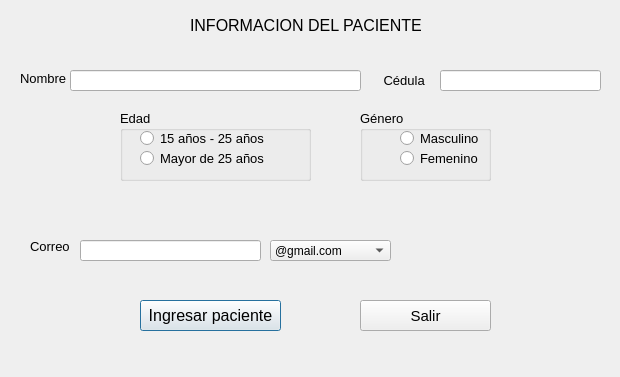
<?xml version="1.0" encoding="UTF-8"?>
<ui version="4.0">
 <class>Dialog</class>
 <widget class="QDialog" name="Dialog">
  <property name="geometry">
   <rect>
    <x>0</x>
    <y>0</y>
    <width>620</width>
    <height>377</height>
   </rect>
  </property>
  <property name="windowTitle">
   <string>Informacion del paciente</string>
  </property>
  <widget class="QLabel" name="label_3">
   <property name="geometry">
    <rect>
     <x>380</x>
     <y>70</y>
     <width>91</width>
     <height>21</height>
    </rect>
   </property>
   <property name="font">
    <font>
     <family>Arial</family>
     <pointsize>10</pointsize>
    </font>
   </property>
   <property name="text">
    <string> Cédula</string>
   </property>
  </widget>
  <widget class="QLineEdit" name="nombre_paciente">
   <property name="geometry">
    <rect>
     <x>70</x>
     <y>70</y>
     <width>291</width>
     <height>21</height>
    </rect>
   </property>
  </widget>
  <widget class="QLabel" name="label_nombre">
   <property name="geometry">
    <rect>
     <x>20</x>
     <y>70</y>
     <width>51</width>
     <height>16</height>
    </rect>
   </property>
   <property name="font">
    <font>
     <family>Arial</family>
     <pointsize>10</pointsize>
    </font>
   </property>
   <property name="text">
    <string>Nombre</string>
   </property>
  </widget>
  <widget class="QLineEdit" name="cedula">
   <property name="geometry">
    <rect>
     <x>440</x>
     <y>70</y>
     <width>161</width>
     <height>21</height>
    </rect>
   </property>
   <property name="font">
    <font>
     <family>Arial</family>
     <pointsize>10</pointsize>
    </font>
   </property>
  </widget>
  <widget class="QLabel" name="label_4">
   <property name="geometry">
    <rect>
     <x>190</x>
     <y>10</y>
     <width>231</width>
     <height>31</height>
    </rect>
   </property>
   <property name="font">
    <font>
     <family>Arial</family>
     <pointsize>12</pointsize>
    </font>
   </property>
   <property name="text">
    <string>INFORMACION DEL PACIENTE</string>
   </property>
  </widget>
  <widget class="QGroupBox" name="genero">
   <property name="geometry">
    <rect>
     <x>360</x>
     <y>110</y>
     <width>131</width>
     <height>71</height>
    </rect>
   </property>
   <property name="font">
    <font>
     <family>Arial</family>
     <pointsize>10</pointsize>
    </font>
   </property>
   <property name="title">
    <string>Género</string>
   </property>
   <widget class="QRadioButton" name="femenino">
    <property name="geometry">
     <rect>
      <x>40</x>
      <y>40</y>
      <width>82</width>
      <height>17</height>
     </rect>
    </property>
    <property name="font">
     <font>
      <family>Arial</family>
      <pointsize>10</pointsize>
     </font>
    </property>
    <property name="text">
     <string>Femenino</string>
    </property>
   </widget>
   <widget class="QRadioButton" name="masculino">
    <property name="geometry">
     <rect>
      <x>40</x>
      <y>20</y>
      <width>82</width>
      <height>17</height>
     </rect>
    </property>
    <property name="font">
     <font>
      <family>Arial</family>
      <pointsize>10</pointsize>
     </font>
    </property>
    <property name="text">
     <string>Masculino</string>
    </property>
    <property name="checked">
     <bool>false</bool>
    </property>
   </widget>
  </widget>
  <widget class="QPushButton" name="ingresar_pa">
   <property name="geometry">
    <rect>
     <x>140</x>
     <y>300</y>
     <width>141</width>
     <height>31</height>
    </rect>
   </property>
   <property name="font">
    <font>
     <family>Arial</family>
     <pointsize>12</pointsize>
    </font>
   </property>
   <property name="text">
    <string>Ingresar paciente</string>
   </property>
  </widget>
  <widget class="QLabel" name="Faltantes">
   <property name="geometry">
    <rect>
     <x>360</x>
     <y>270</y>
     <width>251</width>
     <height>31</height>
    </rect>
   </property>
   <property name="text">
    <string/>
   </property>
  </widget>
  <widget class="QLabel" name="label">
   <property name="geometry">
    <rect>
     <x>30</x>
     <y>240</y>
     <width>47</width>
     <height>13</height>
    </rect>
   </property>
   <property name="font">
    <font>
     <family>Arial</family>
     <pointsize>10</pointsize>
    </font>
   </property>
   <property name="text">
    <string>Correo</string>
   </property>
  </widget>
  <widget class="QPushButton" name="pushButton">
   <property name="geometry">
    <rect>
     <x>360</x>
     <y>300</y>
     <width>131</width>
     <height>31</height>
    </rect>
   </property>
   <property name="font">
    <font>
     <family>Arial</family>
     <pointsize>11</pointsize>
     <weight>50</weight>
     <italic>false</italic>
     <bold>false</bold>
    </font>
   </property>
   <property name="styleSheet">
    <string notr="true">font: 11pt &quot;Arial&quot;;</string>
   </property>
   <property name="text">
    <string>Salir</string>
   </property>
  </widget>
  <widget class="QComboBox" name="core">
   <property name="geometry">
    <rect>
     <x>270</x>
     <y>240</y>
     <width>121</width>
     <height>21</height>
    </rect>
   </property>
   <item>
    <property name="text">
     <string>@gmail.com</string>
    </property>
   </item>
   <item>
    <property name="text">
     <string>@hotmail.com</string>
    </property>
   </item>
  </widget>
  <widget class="QGroupBox" name="edad">
   <property name="geometry">
    <rect>
     <x>120</x>
     <y>110</y>
     <width>191</width>
     <height>71</height>
    </rect>
   </property>
   <property name="font">
    <font>
     <family>Arial</family>
     <pointsize>10</pointsize>
    </font>
   </property>
   <property name="title">
    <string>Edad</string>
   </property>
   <widget class="QRadioButton" name="quince">
    <property name="geometry">
     <rect>
      <x>20</x>
      <y>20</y>
      <width>131</width>
      <height>16</height>
     </rect>
    </property>
    <property name="text">
     <string>15 años - 25 años </string>
    </property>
   </widget>
   <widget class="QRadioButton" name="mayor">
    <property name="geometry">
     <rect>
      <x>20</x>
      <y>40</y>
      <width>131</width>
      <height>16</height>
     </rect>
    </property>
    <property name="text">
     <string>Mayor de 25 años </string>
    </property>
   </widget>
  </widget>
  <widget class="QLineEdit" name="correo">
   <property name="geometry">
    <rect>
     <x>80</x>
     <y>240</y>
     <width>181</width>
     <height>21</height>
    </rect>
   </property>
  </widget>
 </widget>
 <tabstops>
  <tabstop>nombre_paciente</tabstop>
  <tabstop>cedula</tabstop>
  <tabstop>quince</tabstop>
  <tabstop>mayor</tabstop>
  <tabstop>masculino</tabstop>
  <tabstop>femenino</tabstop>
  <tabstop>correo</tabstop>
  <tabstop>core</tabstop>
  <tabstop>ingresar_pa</tabstop>
  <tabstop>pushButton</tabstop>
 </tabstops>
 <resources/>
 <connections>
  <connection>
   <sender>ingresar_pa</sender>
   <signal>clicked()</signal>
   <receiver>Dialog</receiver>
   <slot>close()</slot>
   <hints>
    <hint type="sourcelabel">
     <x>246</x>
     <y>240</y>
    </hint>
    <hint type="destinationlabel">
     <x>112</x>
     <y>221</y>
    </hint>
   </hints>
  </connection>
  <connection>
   <sender>pushButton</sender>
   <signal>clicked()</signal>
   <receiver>Dialog</receiver>
   <slot>close()</slot>
   <hints>
    <hint type="sourcelabel">
     <x>391</x>
     <y>236</y>
    </hint>
    <hint type="destinationlabel">
     <x>499</x>
     <y>245</y>
    </hint>
   </hints>
  </connection>
  <connection>
   <sender>pushButton</sender>
   <signal>clicked()</signal>
   <receiver>nombre_paciente</receiver>
   <slot>clear()</slot>
   <hints>
    <hint type="sourcelabel">
     <x>360</x>
     <y>232</y>
    </hint>
    <hint type="destinationlabel">
     <x>298</x>
     <y>80</y>
    </hint>
   </hints>
  </connection>
  <connection>
   <sender>pushButton</sender>
   <signal>clicked()</signal>
   <receiver>cedula</receiver>
   <slot>clear()</slot>
   <hints>
    <hint type="sourcelabel">
     <x>420</x>
     <y>236</y>
    </hint>
    <hint type="destinationlabel">
     <x>519</x>
     <y>80</y>
    </hint>
   </hints>
  </connection>
 </connections>
</ui>
